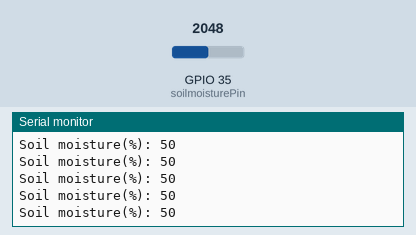
This sketch was run on a simulated ESP32. On the bench: the last lines printed to the serial monitor. The test bench sets the inputs (shaded band); at power-on: GPIO 35 (soilmoisturePin) = 2048.

Above: at 1.2 s.
1.3 s: GPIO 35 (soilmoisturePin) set to 2866
At 1.31 s:
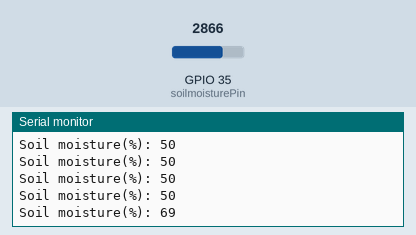
2.8 s: GPIO 35 (soilmoisturePin) set to 3603
At 2.81 s:
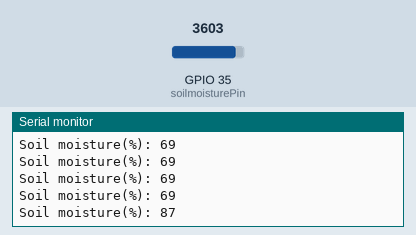
Timing chart, 0 to 5.8 s (numbered marks = the images above; inputs shaded):
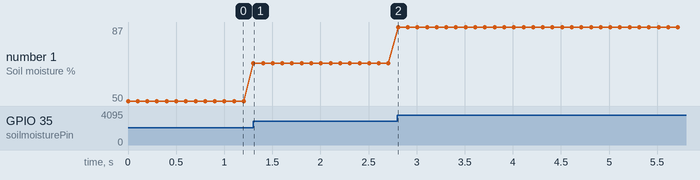

Measured:
- after the input at 1.3 s, the serial monitor: prints a new line at once (image 1)
- after the input at 2.8 s, the serial monitor: prints a new line at once (image 2)
- plotted number 1: 50 → 69 after the input at 1.3 s, 69 → 87 after the input at 2.8 s

The sketch:

SoilMoisture_Test.ino
```cpp
#define soilmoisturePin 35
void setup() {
  Serial.begin(9600);
  pinMode(soilmoisturePin, INPUT);
}

void loop() {
  int soilValue= analogRead(soilmoisturePin);
  //Map the sensor reading to the desired range (0 to 100 for percentage)
  int mappedsoilValue = map(soilValue, 0, 4095, 0, 100);
  // Print the soil moisture level
  Serial.print("Soil moisture(%): ");
  Serial.println(mappedsoilValue);
  delay(100);
}
```
